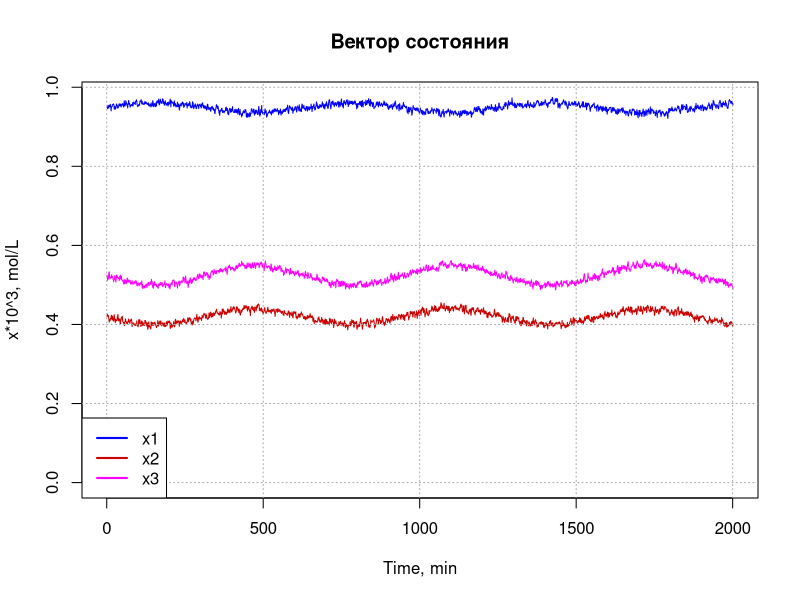
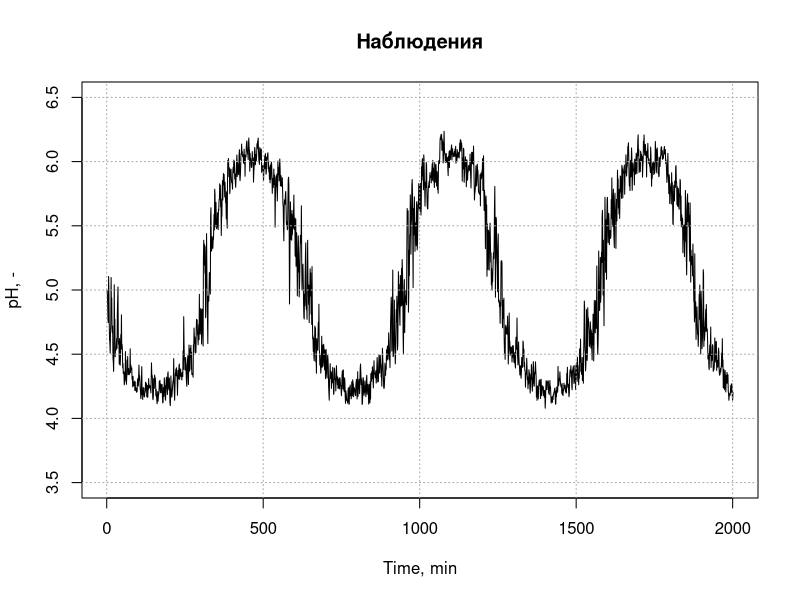

Reproduce these figures in R, in order. (Note: a time limit stopped this script after it produced the figures.)
## ---- chunk 1
library(mvtnorm)
library(pracma)

x1i <- 1.2e-3
x2i <- 2e-3
x3i <- 2.5e-3
Kx <- 1e-7
Kw <- 1e-14
V <- 2.5
qA <- function(t) { 1+0.06*sin(0.01*t) }
qB <- 0.265
theta <- function(t) { V/qA(t) }
x0 <- c(9.484e-4, 4.194e-4, 5.242e-4)
var_state <- 2e-11
var_obs <- 1e-4
a <- 1
d <- -Kw^2/Kx
T <- 2000

at <- function(x, t)
{
  return(c(x[1] + (x1i - x[1])/theta(t) - x[1]*qB/V,
           x[2] - x[2]/theta(t) + (x2i - x[2])*qB/V,
           x[3] - x[3]/theta(t) + (x3i - x[3])*qB/V))
}
At <- function(x, t)
{
  b <- Kw/Kx + x[3] + x[2] - x[1]
  c <- (x[2] - x[1] - Kx)*Kw/Kx
  p <- -b/(3*a)
  q <- p^3 + (b*c - 3*a*d)/(6*a^2)
  r <- c/(3*a)
  return(Re(-log10((q + sqrt(as.complex(q^2 + (r-p^2)^3)))^(1/3) + (q - sqrt(as.complex(q^2 + (r-p^2)^3)))^(1/3) + p)))
}
bt <- diag(rep(sqrt(var_state), length(x0)))
Bt <- sqrt(var_obs)

pH_system <- function(x0, at, At, bt, Bt, T)
{
  sys <- matrix(NA, nrow = T+1, ncol = 4)
  colnames(sys) <- c('x1', 'x2', 'x3', 'pH')
  sys[1,1:3] <- x0
  U <- cbind(rnorm(T+1), rnorm(T+1), rnorm(T+1))
  W <- rnorm(T+1)
  for(i in 1:(T+1)){
    sys[i,4] <- At(sys[i,1:3], t) + Bt*W[i]
    if(i != T+1){
      sys[i+1,1:3] <- at(sys[i,1:3], i+1) + bt%*%U[i+1, ]
    }
  }
  return(sys)
}

set.seed(1)
sys <- pH_system(x0, at, At, bt, Bt, T)

# State Vector Plot
plot(sys[ ,'x1']*10^3, type = 'l', ylim = c(0, max(sys[ ,1:3])*10^3), col = 'blue', 
     xlab = 'Time, min', ylab = 'x*10^3, mol/L', main = 'Вектор состояния')
lines(sys[ ,'x2']*10^3, col = 'red3')
lines(sys[ ,'x3']*10^3, col = 'magenta')
abline(h = seq(0, 1, by = 0.2), col = 'darkgray', lty = 'dotted')
abline(v = seq(0, 2000, by = 500), col = 'darkgray', lty = 'dotted')
legend('bottomleft', c('x1', 'x2', 'x3'), col = c('blue', 'red3', 'magenta'), lwd = 2)

# pH Plot
plot(sys[,'pH'], type = 'l', ylim = c(3.5, 6.5), xlab = 'Time, min', ylab = 'pH, -',
     main = 'Наблюдения')
abline(h = seq(3.5, 6.5, by = 0.5), col = 'darkgray', lty = 'dotted')
abline(v = seq(0, 2000, by = 500), col = 'darkgray', lty = 'dotted')

discrete <- function(Value, Prob)
{
  r <- runif(1)
  for(i in 1:length(Prob)){
    if(i == 1){
      if(r < Prob[1])
        return(Value[1, ])
    }else{
      if(r > sum(Prob[1:(i-1)]) & r < sum(Prob[1:i]))
        return(Value[i, ])
    }
  }
}
# Unscented Kalman Filter
sigmaPoints <- function(k, x, w0)
{
  N <- length(x)
  res <- matrix(NA, nrow = 2*N + 1, ncol = N + 1)
  res[2*N+1, ] <- c(x, w0)
  res[1:(2*N),N+1] <- rep((1-w0)/(2*N), 2*N)
  ch <- t(chol(k*N/(1-w0)))
  for(i in 1:N){
    res[i,1:N] <- x + ch[ ,i]
    res[N+i,1:N] <- x - ch[ ,i]
  }
  return(res)
}

UKF <- function(at, bt, At, Bt, m0, Y, w0)
{
  T <- length(Y)
  N <- length(m0)
  X_us <- matrix(NA, nrow = T, ncol = N)
  X_us[1, ] <- m0
  k <- eye(N)*var_state
  for(i in 1:(T-1)){
    sp <- sigmaPoints(k, X_us[i,], w0)
    Q <- dim(sp)[1]
    X_moon <- apply(sapply(1:Q, function(j) sp[j,N+1]*at(sp[j,1:N],i+1)), 1, FUN = sum)
    k_moon <- zeros(N)
    for(j in 1:Q)
      k_moon <- k_moon + sp[j,N+1]*(at(sp[j,1:N],i+1) - X_moon)%*%t(at(sp[j,1:N],i+1) - X_moon) 
    k_moon <- k_moon + bt%*%t(bt)
    sp <- sigmaPoints(k_moon, X_moon, w0)
    Y_moon <- sum(sapply(1:Q, function(j) sp[j,N+1]*At(sp[j,1:N],i+1)))
    kappa_moon <- sum(sapply(1:Q, function(j) sp[j,N+1]*(At(sp[j,1:N],i+1) - Y_moon)^2))
    kappa_moon <- kappa_moon + Bt^2
    mu_moon <- apply(sapply(1:Q, function(j) sp[j,N+1]*(sp[j,1:N] - X_moon)*(At(sp[j,1:N],i+1) - Y_moon)), 1, FUN = sum)
    X_us[i+1, ] <- X_moon + mu_moon*kappa_moon^(-1)*(Y[i+1] - Y_moon)
    k <- k_moon - kappa_moon^(-1)*mu_moon%*%t(mu_moon)
  }
  return(X_us)
}

#Bootstrap Particle Filter
bootstrapFilter <- function(at, bt, At, Bt, m0, Y, N)
{
  T <- length(Y)
  X_hat <- matrix(NA, nrow = T, ncol = 3)
  X <- matrix(rep(m0, N), nrow = N, byrow = TRUE)
  w <- rep(1/N, N)
  X_hat[1, ] <- m0
  for(i in 2:T){
    X <- t(sapply(1:N, function(j) rmvnorm(1, mean = at(X[j, ],j), sigma = bt%*%bt)))
    w_prev <- w
    w <- sapply(1:N, function(j) (dnorm(Y[i], mean = At(X[j, ],j), sd = Bt)/Bt)*w_prev[j])
    if(sum(w^2) == 0){
      w <- rep(1/N, N)
    }
    w <- w/sum(w)
    if(1/sum(w^2) < N/10){
      X <- t(sapply(1:N, function(j) discrete(X,w)))
      w <- rep(1/N, N)
    }
    X_hat[i, ] <- apply(sapply(1:N, function(j) w[j]*X[j, ]), 1, FUN = sum)
  }
  return(X_hat)
}

m0 <- x0
N <- 100
set.seed(1)
ukf <- UKF(at, bt, At, Bt, m0, Y = sys[,'pH'], w0 = 1/4)
bf <- bootstrapFilter(at, bt, At, Bt, m0, Y = sys[ ,'pH'], N)

# Results
name = 'Точные значения компонент и их оценки'
pos = 'bottomleft'
for(i in 1:3){
  plot(sys[ ,i]*1e3, type = 'l', xlab = 'Time, min', ylab = paste0('x',i,'*10^3, mol/L'), main = name)
  abline(h = seq(min(sys[ ,i]*1e3), max(sys[ ,i]*1e3), length.out = 6), col = 'darkgray', lty = 'dotted')
  abline(v = seq(0, 2000, by = 250), col = 'darkgray', lty = 'dotted')
  name = ''
  lines(bf[ ,i]*1e3, col = 'orange')
  lines(ukf[ ,i]*1e3, col = 'darkviolet')
  legend(pos, c('Компонента', 'UKF', 'PF(boot)'), col = c('black', 'darkviolet', 'orange'), lwd = 2, cex = 0.8)
  pos = 'topleft'
}
## ---- chunk 2
# qA Plot
plot(0:2000, qA(0:2000), type = 'l', ylim = c(0.9, 1.1), lwd = 2, 
     xlab = 'Time, min', ylab = 'qA, L/min')
abline(h = seq(0.9, 1.1, by = 0.05), col = 'darkgray', lty = 'dotted')
abline(v = seq(0, 2000, by = 500), col = 'darkgray', lty = 'dotted')
## ---- chunk 3
qA <- function(t) { 0.9+0.06*sin(0.01*t) }
set.seed(1)
sys <- pH_system(x0, at, At, bt, Bt, T)
ukf <- UKF(at, bt, At, Bt, m0, Y = sys[,'pH'], w0 = 1/4)
bf <- bootstrapFilter(at, bt, At, Bt, m0, Y = sys[ ,'pH'], N)

name = 'Точные значения компонент и их оценки'
pos = 'bottomleft'
for(i in 1:3){
  plot(sys[ ,i]*1e3, type = 'l', xlab = 'Time, min', ylab = paste0('x',i,'*10^3, mol/L'), main = name)
  abline(h = seq(min(sys[ ,i]*1e3), max(sys[ ,i]*1e3), length.out = 6), col = 'darkgray', lty = 'dotted')
  abline(v = seq(0, 2000, by = 250), col = 'darkgray', lty = 'dotted')
  name = ''
  lines(bf[ ,i]*1e3, col = 'orange')
  lines(ukf[ ,i]*1e3, col = 'darkviolet')
  legend(pos, c('Компонента', 'UKF', 'PF(boot)'), col = c('black', 'darkviolet', 'orange'), lwd = 2, cex = 0.8)
  pos = 'topleft'
}
qA <- function(t) { 1+0.06*sin(0.01*t) }
## ---- chunk 4
comp_rmse <- read.csv('comp_rmse.csv')
ukf_rmse <- read.csv('ukf_rmse.csv')
bf_rmse <- read.csv('bf_rmse.csv')
name = 'СКО компонент и ошибок оценки'
for(i in 1:3){
  plot(bf_rmse[ ,i], type = 'l', col = 'orange', xlab = 'Time, min', ylab = paste0('СКО x', i, ', mol/L'), main = name)
  abline(h = seq(0, max(bf_rmse[ ,i]), length.out = 6), col = 'darkgray', lty = 'dotted')
  abline(v = seq(0, 2000, by = 250), col = 'darkgray', lty = 'dotted')
  name = ''
  lines(ukf_rmse[ ,i], col = 'darkviolet')
  lines(comp_rmse[ ,i], col = 'darkgreen')
  legend('bottomright', c('СКО компоненты', 'СКО ошибки оценки UKF', 'СКО ошибки оценки PF(boot)'), col = c('darkgreen', 'darkviolet', 'orange'), lwd = 2)
}
